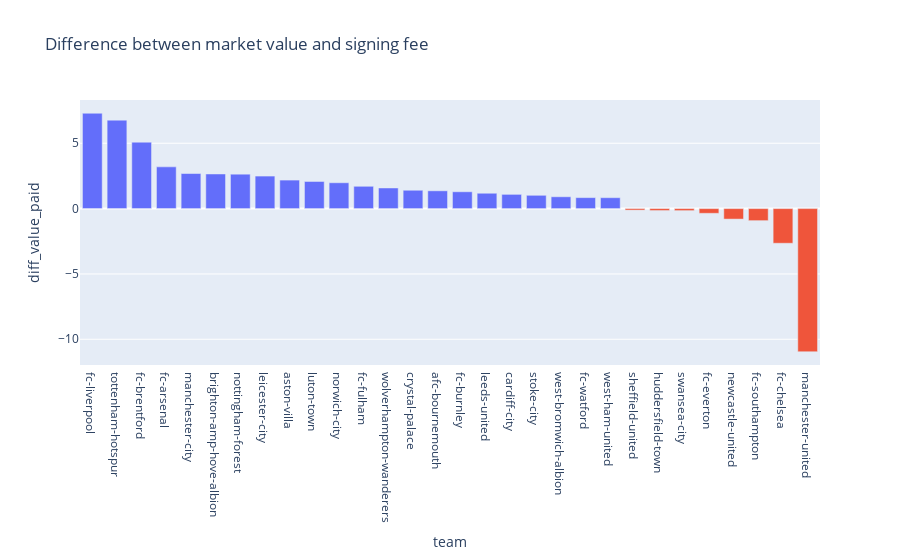

The cell this chart's notebook holds for it:
### Code cell
fig = px.bar(
    data_frame=data,
    x="team",
    y="diff_value_paid",
    title="Difference between market value and signing fee",
    labels={"x": "Team", "y": "Difference in value"},
    color="color",
)
fig.update_layout(
    showlegend=False,
)

### Figure 1 — Plotly figure (JSON) as saved in the notebook; plotly's stock layout.template omitted (floating-point values rounded to 4 significant figures)
{"data": [{"alignmentgroup": "True", "hovertemplate": "color=blue<br>team=%{x}<br>diff_value_paid=%{y}<extra></extra>", "legendgroup": "blue", "marker": {"color": "#636efa", "pattern": {"shape": ""}}, "name": "blue", "offsetgroup": "blue", "orientation": "v", "showlegend": true, "textposition": "auto", "type": "bar", "x": ["fc-liverpool", "tottenham-hotspur", "fc-brentford", "fc-arsenal", "manchester-city", "brighton-amp-hove-albion", "nottingham-forest", "leicester-city", "aston-villa", "luton-town", "norwich-city", "fc-fulham", "wolverhampton-wanderers", "crystal-palace", "afc-bournemouth", "fc-burnley", "leeds-united", "cardiff-city", "stoke-city", "west-bromwich-albion", "fc-watford", "west-ham-united"], "xaxis": "x", "y": [7.295, 6.768, 5.082, 3.192, 2.683, 2.649, 2.633, 2.488, 2.182, 2.075, 1.978, 1.707, 1.578, 1.404, 1.36, 1.287, 1.174, 1.089, 1.017, 0.9047, 0.8393, 0.8342], "yaxis": "y"}, {"alignmentgroup": "True", "hovertemplate": "color=red<br>team=%{x}<br>diff_value_paid=%{y}<extra></extra>", "legendgroup": "red", "marker": {"color": "#EF553B", "pattern": {"shape": ""}}, "name": "red", "offsetgroup": "red", "orientation": "v", "showlegend": true, "textposition": "auto", "type": "bar", "x": ["sheffield-united", "huddersfield-town", "swansea-city", "fc-everton", "newcastle-united", "fc-southampton", "fc-chelsea", "manchester-united"], "xaxis": "x", "y": [-0.1164, -0.1503, -0.157, -0.3619, -0.8039, -0.9223, -2.653, -10.95], "yaxis": "y"}], "layout": {"barmode": "relative", "legend": {"title": {"text": "color"}, "tracegroupgap": 0}, "showlegend": false, "title": {"text": "Difference between market value and signing fee"}, "xaxis": {"anchor": "y", "domain": [0, 1], "title": {"text": "team"}}, "yaxis": {"anchor": "x", "domain": [0, 1], "title": {"text": "diff_value_paid"}}}}
